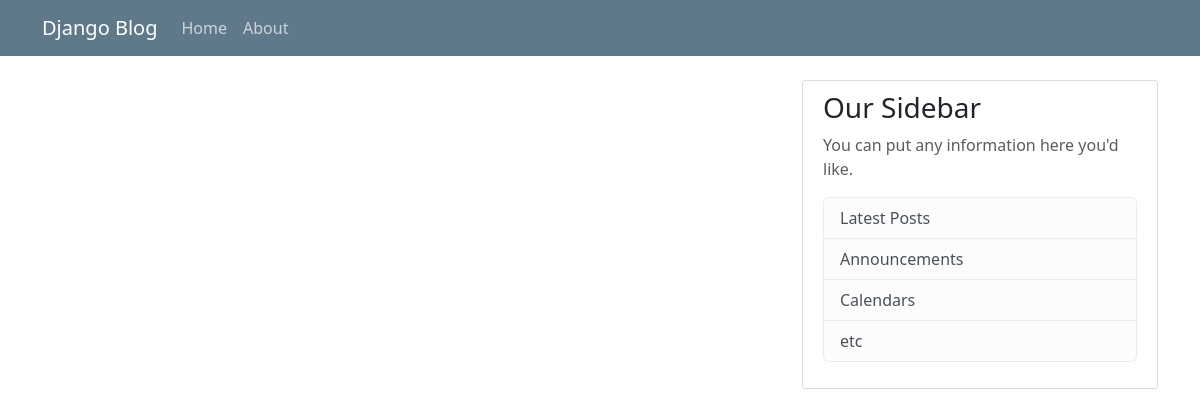
The app's page /, older data.
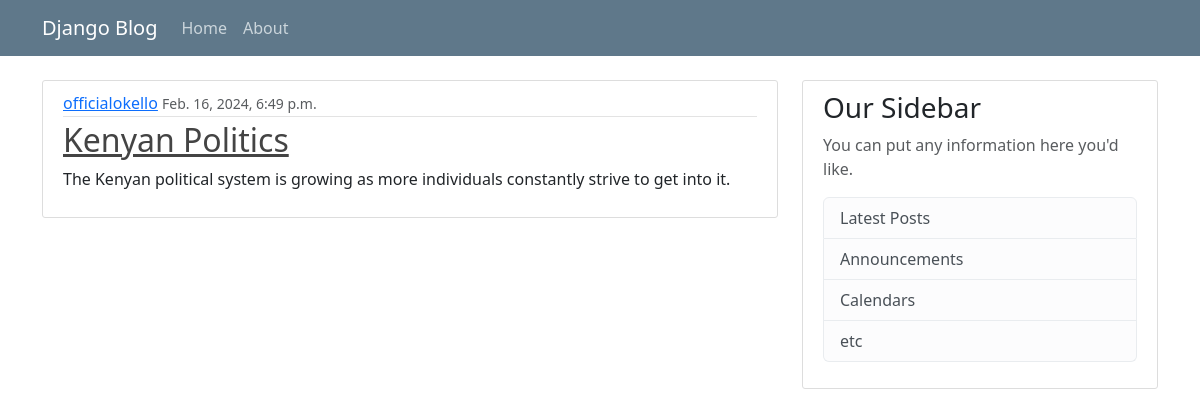
The same page, newer data.
### blog/models.py (models this page shows, shortened)
class Post(models.Model):
    title = models.CharField(max_length=100)
    content = models.TextField()
    date_posted = models.DateTimeField(default=timezone.now)
    author = models.ForeignKey(User, on_delete=models.CASCADE)

### blog/views.py (the view)
# urls.py: path('', views.home, name='blog-home'),
def home(request):
    context = {
        'posts': Post.objects.all()
    }
    return render(request, 'blog/home.html', context)

### blog/templates/blog/home.html
{% extends 'blog/base.html' %}
{% block content %}
   {% for post in posts %}
        <article class="media content-section">
            <div class="media-body">
                <div class="article-metadata">
                    <a class="mr-2" href="#">{{ post.author }}</a>
                    <small class="text-muted">{{ post.date_posted }}</small>
                </div>
                <h2><a class="article-title" href="#">{{ post.title }}</a></h2>
                <p class="article-content">{{ post.content }}</p>
            </div>
        </article>
    {% endfor %}
{% endblock content %}

### blog/templates/blog/base.html (shortened to what this page needs)
{% load static %}
<!doctype html>
<html lang="en">
  <head>
    <link rel="stylesheet" href="{% static 'blog/main.css' %}">
    <link href="https://cdn.jsdelivr.net/npm/bootstrap@5.3.2/dist/css/bootstrap.min.css" rel="stylesheet">
  </head>
  <body>
    <header class="site-header">
        <nav class="navbar navbar-expand-md navbar-dark bg-steel fixed-top">
            <div class="container">
                <a class="navbar-brand mr-4" href="{% url 'blog-home' %}">Django Blog</a>
                <div class="collapse navbar-collapse" id="navbarToggle">
                    <div class="navbar-nav mr-auto">
                        <a class="nav-item nav-link" href="{% url 'blog-home' %}">Home</a>
                        <a class="nav-item nav-link" href="{% url 'blog-about' %}">About</a>
                    </div>
                </div>
            </div>
        </nav>
    </header>
    <main role="main" class="container" style="margin-top: 5em;">
        <div class="row">
            <div class="col-md-8">
                {% block content %}{% endblock %}
            </div>
            <div class="col-md-4">
            <div class="content-section">
                <h3>Our Sidebar</h3>
                <p class='text-muted'>You can put any information here you'd like.
                    <ul class="list-group">
                        <li class="list-group-item list-group-item-light">Latest Posts</li>
                        <li class="list-group-item list-group-item-light">Announcements</li>
                        <li class="list-group-item list-group-item-light">Calendars</li>
                        <li class="list-group-item list-group-item-light">etc</li>
                    </ul>
                </p>
            </div>
            </div>
        </div>
    </main>
  </body>
</html>

### blog/static/blog/main.css (style rules this page uses)
body { background: #fafafa; color: #333333; margin-top: 5rem; }
h1, h2, h3, h4, h5, h6 { color: #444444; }
ul { margin: 0; }
.bg-steel { background-color: #5f788a; }
.site-header .navbar-nav .nav-link { color: #cbd5db; }
.content-section { background: #ffffff; padding: 10px 20px; border: 1px solid #dddddd; border-radius: 3px; margin-bottom: 20px; }
.article-title { color: #444444; }
.article-content { white-space: pre-line; }
.article-metadata { padding-bottom: 1px; margin-bottom: 4px; border-bottom: 1px solid #e3e3e3 }

Row changes from the older to the newer data that the page shows:
added Post: author "officialokello", date_posted "Feb. 16, 2024, 6:49 p.m.", title "Kenyan Politics", content "The Kenyan political system is growing as more individuals constantly strive to get into it."
